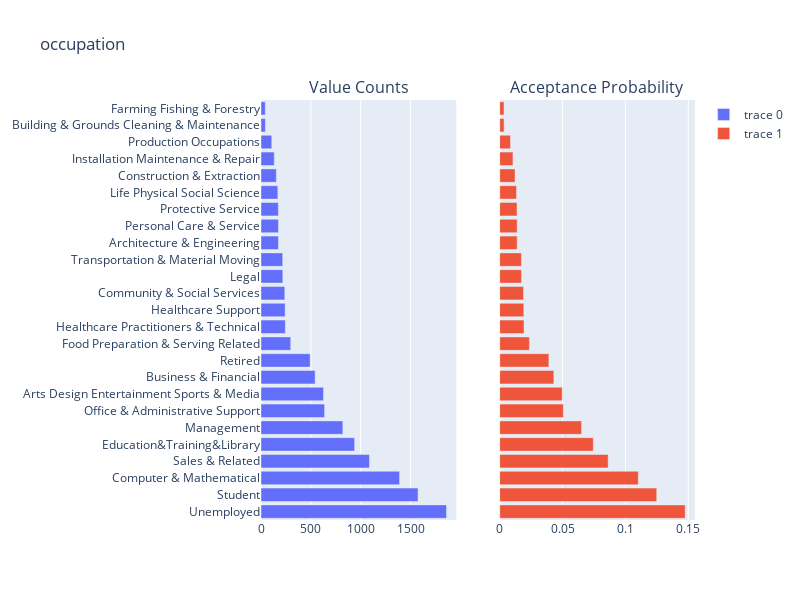

The cell this chart's notebook holds for it:
### Markdown cell above
#### Occupation

### Code cell
show_dist_prob(df.copy(),'occupation')
check_correlation(df,'income','Y')

### Figure 1 — Plotly figure (JSON) as saved in the notebook; plotly's stock layout.template omitted (floating-point values rounded to 4 significant figures)
{"data": [{"orientation": "h", "type": "bar", "x": [1861, 1575, 1390, 1088, 939, 821, 638, 627, 543, 493, 298, 244, 242, 239, 219, 218, 175, 175, 174, 169, 154, 133, 108, 44, 43], "xaxis": "x", "y": ["Unemployed", "Student", "Computer & Mathematical", "Sales & Related", "Education&Training&Library", "Management", "Office & Administrative Support", "Arts Design Entertainment Sports & Media", "Business & Financial", "Retired", "Food Preparation & Serving Related", "Healthcare Practitioners & Technical", "Healthcare Support", "Community & Social Services", "Legal", "Transportation & Material Moving", "Architecture & Engineering", "Personal Care & Service", "Protective Service", "Life Physical Social Science", "Construction & Extraction", "Installation Maintenance & Repair", "Production Occupations", "Building & Grounds Cleaning & Maintenance", "Farming Fishing & Forestry"], "yaxis": "y"}, {"orientation": "h", "type": "bar", "x": [0.1476, 0.1249, 0.1102, 0.08628, 0.07446, 0.06511, 0.05059, 0.04972, 0.04306, 0.0391, 0.02363, 0.01935, 0.01919, 0.01895, 0.01737, 0.01729, 0.01388, 0.01388, 0.0138, 0.0134, 0.01221, 0.01055, 0.008565, 0.003489, 0.00341], "xaxis": "x2", "y": ["Unemployed", "Student", "Computer & Mathematical", "Sales & Related", "Education&Training&Library", "Management", "Office & Administrative Support", "Arts Design Entertainment Sports & Media", "Business & Financial", "Retired", "Food Preparation & Serving Related", "Healthcare Practitioners & Technical", "Healthcare Support", "Community & Social Services", "Legal", "Transportation & Material Moving", "Architecture & Engineering", "Personal Care & Service", "Protective Service", "Life Physical Social Science", "Construction & Extraction", "Installation Maintenance & Repair", "Production Occupations", "Building & Grounds Cleaning & Maintenance", "Farming Fishing & Forestry"], "yaxis": "y2"}], "layout": {"annotations": [{"font": {"size": 16}, "showarrow": false, "text": "Value Counts", "x": 0.225, "xanchor": "center", "xref": "paper", "y": 1, "yanchor": "bottom", "yref": "paper"}, {"font": {"size": 16}, "showarrow": false, "text": "Acceptance Probability", "x": 0.775, "xanchor": "center", "xref": "paper", "y": 1, "yanchor": "bottom", "yref": "paper"}], "height": 600, "title": {"text": "occupation"}, "width": 800, "xaxis": {"anchor": "y", "autorange": true, "domain": [0, 0.45], "range": [0, 1959.0], "type": "linear"}, "xaxis2": {"anchor": "y2", "autorange": true, "domain": [0.55, 1], "range": [0, 0.1553], "type": "linear"}, "yaxis": {"anchor": "x", "autorange": true, "domain": [0, 1], "range": [-0.5, 24.5], "type": "category"}, "yaxis2": {"anchor": "x2", "autorange": true, "domain": [0, 1], "matches": "y", "range": [-0.5, 24.5], "showticklabels": false, "type": "category"}}}
